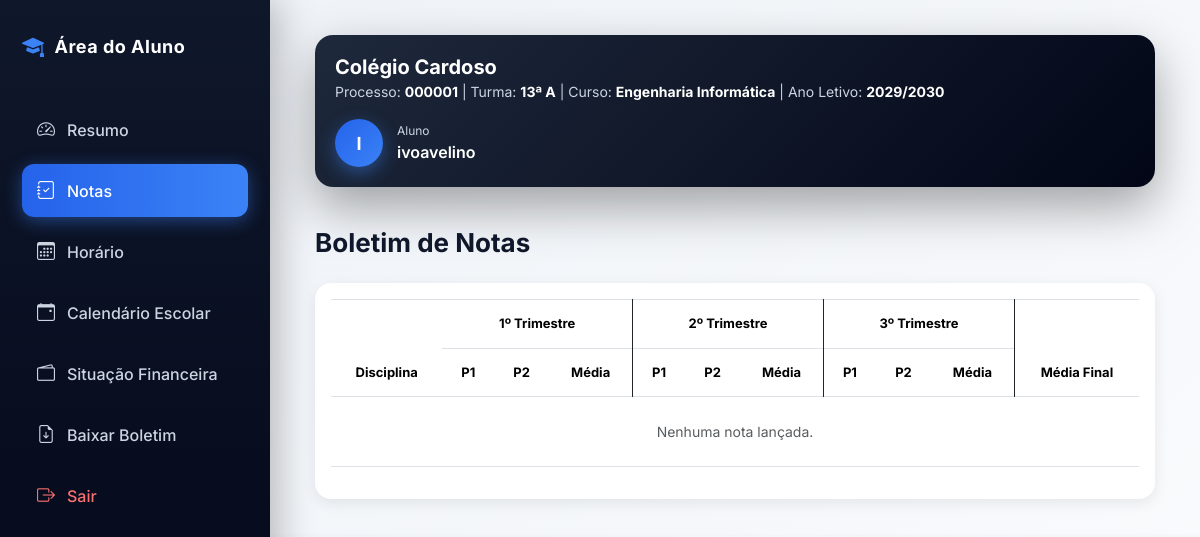
The app's page /notas/ (signed in) with its own data.
### academic/models.py (models this page shows, shortened)
class Aluno(models.Model):
    SEXO_CHOICES = [
        ("Masculino", "Masculino"),
        ("Feminino", "Feminino"),
    ]
    usuario = models.OneToOneField(
        settings.AUTH_USER_MODEL,
        on_delete=models.CASCADE,
        limit_choices_to={"role": "ALUNO"},
        related_name="perfil_aluno"
    )
    curso = models.ForeignKey(
        "Curso",
        on_delete=models.SET_NULL,
        null=True,
        blank=True,
        related_name="alunos",
        verbose_name="Curso"
    )
    matricula = models.CharField(
        max_length=20,
        unique=True,
        verbose_name="Matrícula"
    )
    numero_processo = models.CharField(
        max_length=20,
        verbose_name="Número de Processo"
    )
    numero_bi = models.CharField(
        max_length=20,
        unique=True,
        verbose_name="Número do BI"
    )
    data_nascimento = models.DateField(
        null=True,
        blank=True
    )
    sexo = models.CharField(
        max_length=15,
        choices=SEXO_CHOICES,
        null=True,
        blank=True
    )
    classe = models.CharField(
        max_length=15,
        null=True,
        blank=True
    )
    turma = models.ForeignKey(
        "academic.Turma",
        on_delete=models.SET_NULL,
        null=True,
        blank=True,
        related_name="alunos"
    )
    numero_na_turma = models.PositiveIntegerField(
        null=True,
        blank=True
    )
    ano_letivo = models.ForeignKey(
        "AnoLetivo",
        on_delete=models.CASCADE,
        related_name="alunos"
    )
    escola = models.ForeignKey(
        "academic.Escola",
        on_delete=models.CASCADE,
        related_name="alunos"
    )
    matricula_confirmada = models.BooleanField(
        default=False
    )
    ultimo_ano_confirmado = models.ForeignKey(
        "AnoLetivo",
        on_delete=models.SET_NULL,
        null=True,
        blank=True,
        related_name="alunos_confirmados",
        verbose_name="Último Ano Confirmado"
    )
    precisa_confirmacao = models.BooleanField(
        default=False
    )
    media_final = models.DecimalField(
        max_digits=5,
        decimal_places=2,
        null=True,
        blank=True
    )
    aprovado = models.BooleanField(
        default=False
    )
    ativo = models.BooleanField(
        default=True
    )
    criado_em = models.DateTimeField(
        auto_now_add=True
    )
    atualizado_em = models.DateTimeField(
        auto_now=True
    )
    class Meta:
        ordering = [
            "classe",
            "numero_na_turma",
            "usuario__first_name"
        ]
        verbose_name = "Aluno"
        verbose_name_plural = "Alunos"
        constraints = [
            models.UniqueConstraint(
                fields=["numero_processo", "escola"],
                name="unique_numero_processo_por_escola"
            ),
            models.UniqueConstraint(
                fields=["matricula", "escola"],
                name="unique_matricula_por_escola"
            )
        ]
        indexes = [
            models.Index(fields=["numero_processo"]),
            models.Index(fields=["numero_bi"]),
            models.Index(fields=["matricula"]),
            models.Index(fields=["escola"]),
            models.Index(fields=["ano_letivo"]),
        ]

class Escola(models.Model):
    nome = models.CharField(
        "Nome da Escola",
        max_length=255
    )
    codigo = models.CharField(
        "Código da Escola",
        max_length=10,
        unique=True,
        blank=True,
        help_text="Código usado no login da escola"
    )
    logo = models.ImageField(
        upload_to='logos_escolas/',
        blank=True,
        null=True
    )
    endereco = models.CharField(
        "Endereço",
        max_length=255
    )
    provincia = models.CharField(
        "Província",
        max_length=100,
        blank=True,
        null=True
    )
    municipio = models.CharField(
        "Município",
        max_length=100,
        blank=True,
        null=True
    )
    telefone = models.CharField(
        "Telefone",
        max_length=20
    )
    nif = models.CharField(
        "NIF",
        max_length=14,
        blank=True,
        null=True,
        help_text="Número de Identificação Fiscal da escola"
    )
    email = models.EmailField(
        "Email da Escola",
        max_length=254,
        blank=True,
        null=True,
        help_text="Email oficial da escola"
    )
    plano = models.ForeignKey(
        "Plano",
        on_delete=models.SET_NULL,
        null=True,
        blank=True,
        related_name="escolas",
        verbose_name="Plano"
    )
    data_expiracao = models.DateField(
        "Data de Expiração do Plano",
        null=True,
        blank=True
    )
    ativo = models.BooleanField(
        "Ativo",
        default=True
    )
    criada_em = models.DateTimeField(
        "Criada em",
        auto_now_add=True
    )
    class Meta:
        verbose_name = "Escola"
        verbose_name_plural = "Escolas"
        ordering = ["nome"]

class Turma(models.Model):
    CLASSE_CHOICES = [
        ('4', '4ª Classe'),
        ('5', '5ª Classe'),
        ('6', '6ª Classe'),
        ('7', '7ª Classe'),
        ('8', '8ª Classe'),
        ('9', '9ª Classe'),
        ('10', '10ª Classe'),
        ('11', '11ª Classe'),
        ('12', '12ª Classe'),
        ('13', '13ª Classe'),
    ]
    TURNOS = [
        ('MANHA', 'Manhã'),
        ('TARDE', 'Tarde'),
        ('NOITE', 'Noite'),
    ]
    classe = models.CharField(
        max_length=10,
        choices=CLASSE_CHOICES,
        verbose_name="Classe"
    )
    curso = models.ForeignKey(
        'Curso',
        on_delete=models.SET_NULL,
        null=True,
        blank=True,
        related_name="turmas",
        verbose_name="Curso"
    )
    identificador = models.CharField(
        max_length=5,
        verbose_name="Identificador"
    )
    turno = models.CharField(
        max_length=10,
        choices=TURNOS,
        default='MANHA',
        verbose_name='Turno'
    )
    ano_letivo = models.ForeignKey(
        'AnoLetivo',
        on_delete=models.CASCADE,
        related_name="turmas",
        verbose_name="Ano Letivo"
    )
    escola = models.ForeignKey(
        'Escola',
        on_delete=models.CASCADE,
        related_name="turmas",
        verbose_name="Escola"
    )
    professor = models.ForeignKey(
        settings.AUTH_USER_MODEL,
        on_delete=models.SET_NULL,
        related_name="turmas",
        limit_choices_to={"role": "PROFESSOR"},
        null=True,
        blank=True,
        verbose_name="Professor"
    )
    criada_em = models.DateTimeField(
        auto_now_add=True,
        verbose_name="Data de Criação"
    )
    class Meta:
        constraints = [
            models.UniqueConstraint(
                fields=['classe', 'identificador', 'turno', 'ano_letivo', 'escola', 'curso'],
                name='unique_turma_por_curso'
            )
        ]
        verbose_name = "Turma"
        verbose_name_plural = "Turmas"

class Curso(models.Model):
    nome = models.CharField(
        max_length=90,
        unique=True,
        verbose_name="Curso"
    )
    descricao = models.TextField(
        blank=True,
        null=True
    )
    escola = models.ForeignKey(
        'Escola',
        on_delete=models.CASCADE,
        related_name='cursos'
    )
    criado_em = models.DateTimeField(auto_now_add=True)
    class Meta:
        verbose_name = "Curso"
        verbose_name_plural = "Cursos"

class AnoLetivo(models.Model):
    nome = models.CharField(max_length=20)  # Ex: 2025/2026
    ativo = models.BooleanField(default=True)
    escola = models.ForeignKey(
        "Escola",
        on_delete=models.CASCADE,
        related_name="anos_letivos"
    )
    def __str__(self):
        return self.nome

### users/models.py (models this page shows, shortened)
class User(AbstractUser):
    ROLE_CHOICES = (
        ('SUPERADMIN', 'Super Admin'),
        ('DIRETOR', 'Diretor'),
        ('PROFESSOR', 'Professor'),
        ('ALUNO', 'Aluno'),
        ('FINANCEIRO', 'Financeiro'),
        ('SECRETARIA', 'Secretaria'),
    )
    role = models.CharField(
        max_length=20,
        choices=ROLE_CHOICES,
        default='ALUNO'
    )
    ativo = models.BooleanField(default=True)
    escola = models.ForeignKey(
        'academic.Escola',
        on_delete=models.CASCADE,
        null=True,
        blank=True,
        related_name="usuarios"
    )
    criado_em = models.DateTimeField(auto_now_add=True)
    objects = UserManager()

### core/views.py (the view, shortened to what this page needs)
# urls.py: path("notas/", views.notas_aluno, name="notas_aluno"),
@login_required
def notas_aluno(request):
    aluno = get_object_or_404(
        Aluno.objects.select_related(
            "turma",
            "turma__ano_letivo",
            "turma__escola"
        ),
        usuario=request.user
    )
    ano_letivo = AnoLetivo.objects.filter(
        escola=aluno.escola,
        ativo=True
    ).first()
    if not ano_letivo and aluno.turma:
        ano_letivo = aluno.turma.ano_letivo
    tem_atrasada = Mensalidade.objects.filter(
        aluno=aluno,
        status="ATRASADA"
    ).exists()
    notas = (
        Nota.objects
        .filter(
            aluno=aluno,
            ano_letivo=ano_letivo
        )
        .select_related(
            "disciplina",
            "ano_letivo"
        )
        .order_by(
            "disciplina__nome",
            "trimestre"
        )
    )
    disciplinas = {}
    historicos = HistoricoAcademico.objects.filter(
        aluno=aluno
    ).select_related(
        "ano_letivo",
        "turma"
    ).order_by("-criado_em")
    context = {
        "aluno": aluno,
        "disciplinas": disciplinas,
        "bloqueado": False,
        "ano_letivo": ano_letivo,
        "historicos": historicos,
    }
    return render(
        request,
        "nota_aluno.html",
        context
    )

### core/templates/nota_aluno.html (shortened to what this page needs)
{% extends "base_aluno.html" %}
{% block content %}
<h5 class="section-title">
    Boletim de Notas
</h5>
{% if bloqueado %}
<div class="alert alert-danger alert-block">
    <h4 class="mb-3">
        Acesso Bloqueado
    </h4>
    <p class="mb-2">
        Você possui <strong>mensalidades em atraso</strong>.
    </p>
    <p>
        Regularize o pagamento na secretaria para visualizar o boletim.
    </p>
    <a href="{% url 'situacao_financeira' %}" class="btn btn-danger mt-3">
        Ver Situação Financeira
    </a>
</div>
{% else %}
<div class="table-modern p-3">
    <div class="table-responsive">
        <table class="table table-bordered align-middle text-center">
            <thead>
                <tr>
                    <th rowspan="2">Disciplina</th>
                    <th colspan="3" class="border-end border-dark">1º Trimestre</th>
                    <th colspan="3" class="border-end border-dark">2º Trimestre</th>
                    <th colspan="3" class="border-end border-dark">3º Trimestre</th>
                    <th rowspan="2">Média Final</th>
                </tr>
                <tr>
                    <th>P1</th>
                    <th>P2</th>
                    <th class="border-end border-dark">Média</th>
                    <th>P1</th>
                    <th>P2</th>
                    <th class="border-end border-dark">Média</th>
                    <th>P1</th>
                    <th>P2</th>
                    <th class="border-end border-dark">Média</th>
                </tr>
            </thead>
            <tbody>
                {% for disciplina, dados in disciplinas.items %}
                <tr>
                    <td class="text-start disciplina">
                        {{ disciplina }}
                    </td>
                    <td>{{ dados.1.p1|default:"-" }}</td>
                    <td>{{ dados.1.p2|default:"-" }}</td>
                    <td>
                        <span class="media-box
                            {% if dados.1.media >= 14 %}media-green
                            {% elif dados.1.media >= 10 %}media-yellow
                            {% elif dados.1.media >= 0 %}media-red
                            {% endif %}
                        ">
                            {{ dados.1.media|default:"-" }}
                        </span>
                    </td>
                    <td>{{ dados.2.p1|default:"-" }}</td>
                    <td>{{ dados.2.p2|default:"-" }}</td>
                    <td>
                        <span class="media-box
                            {% if dados.2.media >= 14 %}media-green
                            {% elif dados.2.media >= 10 %}media-yellow
                            {% elif dados.2.media >= 0 %}media-red
                            {% endif %}
                        ">
                            {{ dados.2.media|default:"-" }}
                        </span>
                    </td>
                    <td>{{ dados.3.p1|default:"-" }}</td>
                    <td>{{ dados.3.p2|default:"-" }}</td>
                    <td>
                        <span class="media-box
                            {% if dados.3.media >= 14 %}media-green
                            {% elif dados.3.media >= 10 %}media-yellow
                            {% elif dados.3.media >= 0 %}media-red
                            {% endif %}
                        ">
                            {{ dados.3.media|default:"-" }}
                        </span>
                    </td>
                    <td>
                        <span class="media-final
                            {% if dados.media_final >= 14 %}media-green
                            {% elif dados.media_final >= 10 %}media-yellow
                            {% elif dados.media_final >= 0 %}media-red
                            {% endif %}
                        ">
                            {{ dados.media_final|default:"-" }}
                        </span>
                    </td>
                </tr>
                {% empty %}
                <tr>
                    <td colspan="11" class="text-muted py-4">
                        Nenhuma nota lançada.
                    </td>
                </tr>
                {% endfor %}
            </tbody>
        </table>
    </div>
</div>
{% endif %}
{% endblock %}

### core/templates/base_aluno.html (shortened to what this page needs)
<!DOCTYPE html>
<html lang="pt">
<head>
<link href="https://cdn.jsdelivr.net/npm/bootstrap@5.3.2/dist/css/bootstrap.min.css" rel="stylesheet">
<link href="https://cdn.jsdelivr.net/npm/bootstrap-icons@1.11.3/font/bootstrap-icons.css" rel="stylesheet">
</head>
<body>
<div class="sidebar d-none d-lg-flex">
<div class="logo">
<i class="bi bi-mortarboard-fill"></i>
Área do Aluno
</div>
<ul class="menu">
<li>
<a href="{% url 'dashboard_aluno' %}"
class="{% if request.resolver_match.url_name == 'dashboard_aluno' %}active{% endif %}">
<i class="bi bi-speedometer2"></i>
<span>
Resumo
</span>
</a>
</li>
<li>
<a href="{% url 'notas_aluno' %}"
class="{% if request.resolver_match.url_name == 'notas_aluno' %}active{% endif %}">
<i class="bi bi-journal-check"></i>
<span>
Notas
</span>
</a>
</li>
<li>
<a href="{% url 'horario_aluno' %}"
class="{% if request.resolver_match.url_name == 'horario_aluno' %}active{% endif %}">
<i class="bi bi-calendar3"></i>
<span>
Horário
</span>
</a>
</li>
<li>
<a href="{% url 'calendario_aluno' %}"
class="{% if request.resolver_match.url_name == 'calendario_aluno' %}active{% endif %}">
<i class="bi bi-calendar-event"></i>
<span>
Calendário Escolar
</span>
</a>
</li>
<li>
<a href="{% url 'situacao_financeira' %}"
class="{% if request.resolver_match.url_name == 'situacao_financeira' %}active{% endif %}">
<i class="bi bi-wallet2"></i>
<span>
Situação Financeira
</span>
</a>
</li>
<li>
<a href="{% url 'boletim_pdf' %}">
<i class="bi bi-file-earmark-arrow-down"></i>
<span>
Baixar Boletim
</span>
</a>
</li>
<li>
<a href="{% url 'logout' %}" class="logout">
<i class="bi bi-box-arrow-right"></i>
<span>
Sair
</span>
</a>
</li>
</ul>
</div>
<div class="content">
<div class="topbar">
<div class="school-info">
<h4>{{ aluno.escola.nome }}</h4>
<small>
Processo:
<strong>{{ aluno.numero_processo }}</strong>
|
Turma:
<strong>{{ aluno.turma.classe }}ª {{ aluno.turma.identificador }}</strong>
{% if aluno.classe|add:"0" >= 10 and aluno.turma.curso %}
|
Curso:
<strong>{{ aluno.turma.curso.nome }}</strong>
{% endif %}
|
Ano Letivo:
<strong>{{ aluno.turma.ano_letivo }}</strong>
</small>
</div>
<div class="user-box">
<div class="avatar">
{{ request.user.username|first|upper }}
</div>
<div>
<div class="user-role">
Aluno
</div>
<div class="user-name">
{{ request.user.username }}
</div>
</div>
</div>
</div>
{% block content %}
{% endblock %}
</div>
</body>
</html>

### records on screen
Aluno: escola.nome "Colégio Cardoso", numero_processo "000001", turma.classe "13", turma.identificador "A", turma.curso.nome "Engenharia Informática", turma.ano_letivo "2029/2030"
User: user.username|first "I", user.username "ivoavelino"
